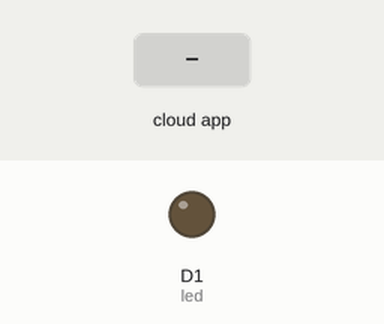
This sketch was run on a simulated ESP8266 (NodeMCU). Shown: output pins drawn as LEDs (lit = HIGH). The test bench sets the inputs (shaded band). WiFi joins after 1.5 s; servers stay silent unless stated; the Firebase database answers and starts empty; what the sketch prints to the serial monitor is not drawn.

Above: at 2.7 s.
2.8 s: the phone or cloud app sets data to 1
At 4.2 s:
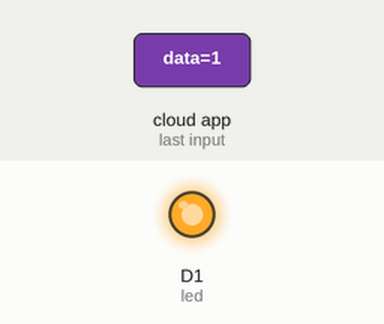
4.5 s: the phone or cloud app sets data to 0
At 5.6 s:
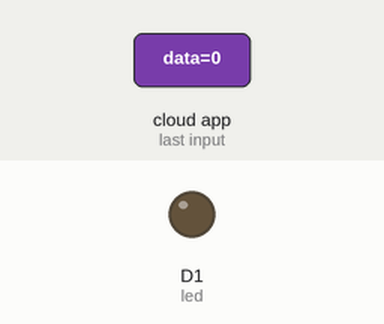
Timing chart, 0 to 7.5 s (numbered marks = the images above; inputs shaded):
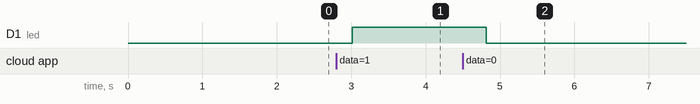

The sketch:

Firebase_LED.ino
```cpp
#include <ESP8266WiFi.h>
#include <FirebaseArduino.h>

// Set these to run example.
#define WIFI_SSID "mmeliht"
#define WIFI_PASSWORD "5054790057"

// FireBase
#define FIREBASE_AUTH "yqNfP6FGPHysjoUC2LGl7Ky3PFiejr0k5gpZxEc7"
#define FIREBASE_HOST "database-b0c01-default-rtdb.firebaseio.com"

#define led D1


void setup() {
  pinMode(led,OUTPUT);
  Serial.begin(9600);

  delay(10);
  WiFi.begin(WIFI_SSID, WIFI_PASSWORD);
  Serial.print("connecting");
  while (WiFi.status() != WL_CONNECTED) {
    Serial.print(".");
    delay(500);
  }
  Serial.println();
  Serial.print("connected: ");
  Serial.println(WiFi.localIP());

  Firebase.begin(FIREBASE_HOST, FIREBASE_AUTH);

}

void loop(){

  // handle error


  int data = atoi(Firebase.getString("data").c_str());
  if (Firebase.failed()) {
      Serial.print("setting /message failed:");
      Serial.println(Firebase.error());
      return;
  }
  Serial.print(data);
  Firebase.setInt("Melih", 123);

  if(data ==1){
      digitalWrite(led,HIGH);
  }
  else{
      digitalWrite(led,LOW);
  }


}
```

Measured:
- after the input at 2.8 s, D1 (led): LOW → HIGH after 0.21 s
- after the input at 4.5 s, D1 (led): HIGH → LOW after 0.31 s
